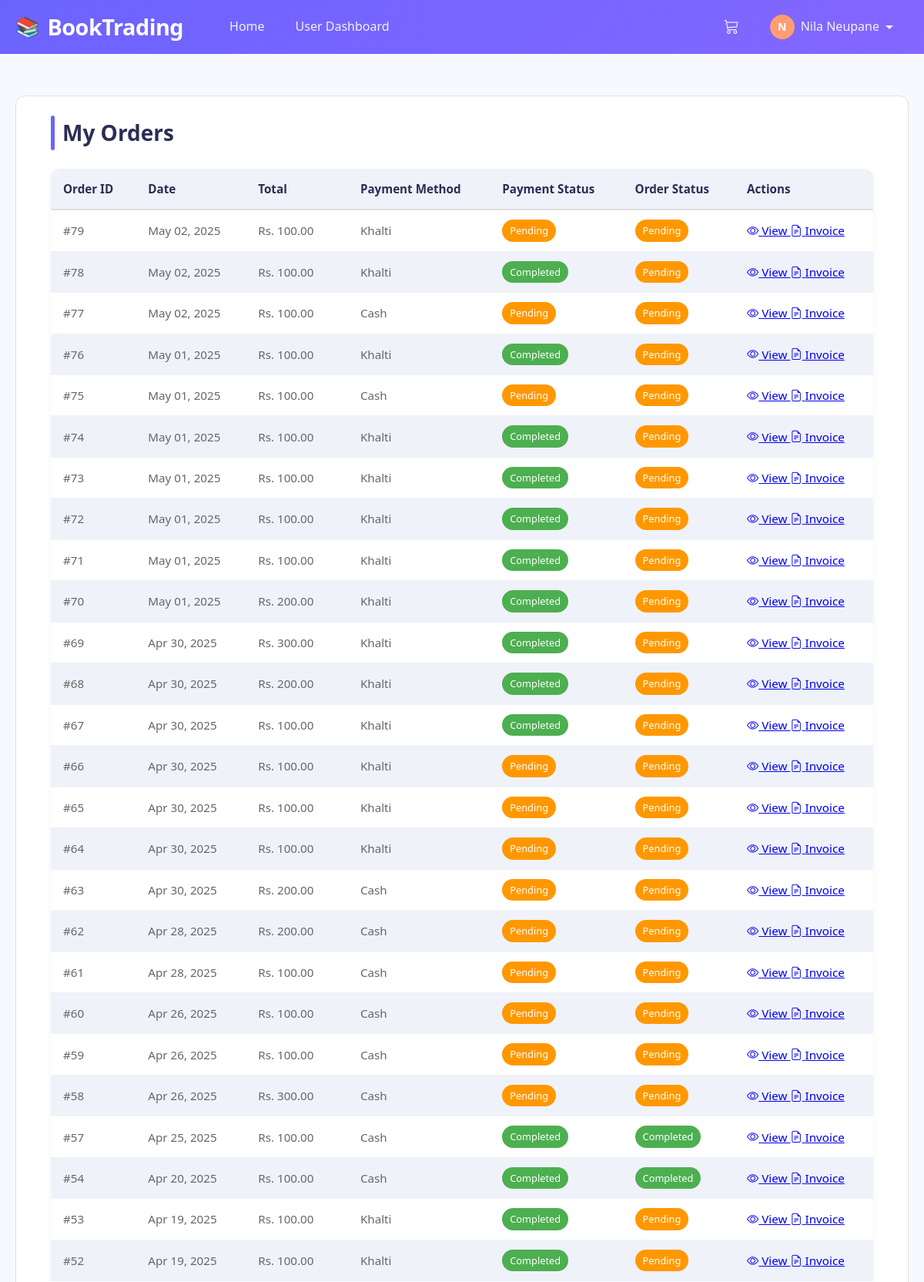
Page /user/orders.php (signed in, upper part) on the committed database.
### tables this page shows
CREATE TABLE `orders` (
  `id` int(11) NOT NULL,
  `purchase_order_id` varchar(255) DEFAULT NULL,
  `user_id` int(11) NOT NULL,
  `total_amount` decimal(10,2) NOT NULL,
  `payment_method` enum('cash','khalti') NOT NULL,
  `payment_status` enum('pending','completed','failed') DEFAULT 'pending',
  `status` enum('pending','processing','completed','cancelled') DEFAULT 'pending',
  `created_at` timestamp NOT NULL DEFAULT current_timestamp(),
  `transaction_id` varchar(255) DEFAULT NULL
);

### includes/functions.php (called while the page is built, shortened)
<?php
function getUserOrders($userId) {
    global $conn;
    $query = "SELECT * FROM orders WHERE user_id = '$userId' ORDER BY created_at DESC";
    $result = mysqli_query($conn, $query);
    $orders = [];
    while ($row = mysqli_fetch_assoc($result)) {
        $orders[] = $row;
    }
    return $orders;
}
?>

### user/orders.php (the view, shortened to what this page needs)
<?php
$relativePath = '../';
require_once $relativePath . 'includes/header.php';
$userId = $_SESSION['user_id'];
$orders = getUserOrders($userId);
?>
<div class="orders-container">
    <h2 class="orders-title">My Orders</h2>
    <?php if (empty($orders)): ?>
        <div class="empty-message">You haven't placed any orders yet.</div>
    <?php else: ?>
        <div class="table-wrapper">
            <table class="orders-table">
                <thead>
                    <tr>
                        <th>Order ID</th>
                        <th>Date</th>
                        <th>Total</th>
                        <th>Payment Method</th>
                        <th>Payment Status</th>
                        <th>Order Status</th>
                        <th>Actions</th>
                    </tr>
                </thead>
                <tbody>
                    <?php foreach ($orders as $order): ?>
                        <tr>
                            <td data-label="Order ID">#<?php echo $order['id']; ?></td>
                            <td data-label="Date"><?php echo date('M d, Y', strtotime($order['created_at'])); ?></td>
                            <td data-label="Total">Rs. <?php echo number_format($order['total_amount'], 2); ?></td>
                            <td data-label="Payment Method"><?php echo ucfirst($order['payment_method']); ?></td>
                            <td data-label="Payment Status">
                                <span class="status-badge status-<?php echo $order['payment_status'] === 'completed' ? 'success' : ($order['payment_status'] === 'pending' ? 'warning' : 'danger'); ?>">
                                    <?php echo ucfirst($order['payment_status']); ?>
                                </span>
                            </td>
                            <td data-label="Order Status">
                                <span class="status-badge status-<?php echo $order['status'] === 'completed' ? 'success' : ($order['status'] === 'pending' ? 'warning' : ($order['status'] === 'cancelled' ? 'danger' : 'info')); ?>">
                                    <?php echo ucfirst($order['status']); ?>
                                </span>
                            </td>
                            <td data-label="Actions">
                                <a href="<?php echo $relativePath; ?>payment_success.php?order_id=<?php echo $order['id']; ?>&status=success" class="action-button view-button">
                                    <i class="bi bi-eye"></i> View
                                </a>
                                <a href="<?php echo $relativePath; ?>invoice.php?id=<?php echo $order['id']; ?>" class="action-button invoice-button">
                                    <i class="bi bi-file-earmark-text"></i> Invoice
                                </a>
                            </td>
                        </tr>
                    <?php endforeach; ?>
                </tbody>
            </table>
        </div>
    <?php endif; ?>
</div>
<?php require_once $relativePath . 'includes/footer.php'; ?>

### assets/css/style.css (style rules this page uses)
body { font-family: 'Segoe UI', Tahoma, Geneva, Verdana, sans-serif; background-color: #f8f9fa; }

### includes/header.php (style rules this page uses)
:root { --primary-color: #6c63ff; --secondary-color: #ff9d72; --accent-color: #ff6584; --success-color: #4caf50; --light-color: #f8f9ff; --dark-color: #2c2c54; --gray-light: #f0f2f9; --gray-medium: #e0e0e0; --gray-dark: #a0a0a0; --text-primary: #333333; --text-secondary: #666666; --font-primary: 'Poppins', 'Segoe UI', Tahoma, sans-serif; --radius: 12px; --radius-sm: 6px; --transition: all 0.3s ease; }
* { box-sizing: border-box; margin: 0; padding: 0; }
body { font-family: var(--font-primary); line-height: 1.6; color: var(--text-primary); background-color: var(--light-color); min-height: 100vh; }

### user/orders.php (style rules this page uses)
:root { --primary-color: #6c63ff; --primary-dark: #5652db; --secondary-color: #ff9d72; --success-color: #4caf50; --warning-color: #ff9800; --danger-color: #f44336; --info-color: #2196f3; --light-color: #f8f9ff; --dark-color: #2c2c54; --gray-light: #f0f2f9; --gray-medium: #e0e0e0; --gray-dark: #a0a0a0; --text-primary: #333333; --text-secondary: #666666; --shadow-sm: 0 2px 8px rgba(0, 0, 0, 0.05); --radius: 12px; --radius-sm: 6px; --transition: all 0.3s ease; }
.orders-container { max-width: 1200px; margin: 0 auto; padding: 0 20px; }
.orders-title { color: var(--dark-color); margin-bottom: 1.5rem; font-size: 1.75rem; font-weight: 600; position: relative; padding-left: 15px; }
.orders-title::before { content: ""; position: absolute; left: 0; top: 0; height: 100%; width: 5px; background-color: var(--primary-color); border-radius: 3px; }
.table-wrapper { overflow-x: auto; border-radius: var(--radius); box-shadow: var(--shadow-sm); margin-bottom: 25px; }
.orders-table { width: 100%; border-collapse: collapse; white-space: nowrap; font-size: 0.95rem; background-color: white; }
.orders-table thead { background-color: var(--gray-light); }
.orders-table th { text-align: left; padding: 14px 16px; font-weight: 600; color: var(--dark-color); border-bottom: 2px solid var(--gray-medium); }
.orders-table td { padding: 12px 16px; border-bottom: 1px solid var(--gray-light); color: var(--text-secondary); }
.orders-table tbody tr:nth-child(even) { background-color: var(--gray-light); }
.status-badge { display: inline-block; padding: 4px 10px; border-radius: 30px; font-size: 0.8rem; font-weight: 500; text-transform: capitalize; color: white; }
.status-success { background-color: var(--success-color); }
.status-warning { background-color: var(--warning-color); }

### includes/footer.php (style rules this page uses)
html, body { height: 100%; }
body { display: flex; flex-direction: column; min-height: 100vh; }

### rows in the picture
orders: id "79", created_at "May 02, 2025", total_amount "100.00", payment_method "Khalti", payment_status "Pending", status "Pending"
orders: id "78", created_at "May 02, 2025", total_amount "100.00", payment_method "Khalti", payment_status "Completed", status "Pending"
orders: id "77", created_at "May 02, 2025", total_amount "100.00", payment_method "Cash", payment_status "Pending", status "Pending"
orders: id "76", created_at "May 01, 2025", total_amount "100.00", payment_method "Khalti", payment_status "Completed", status "Pending"
orders: id "75", created_at "May 01, 2025", total_amount "100.00", payment_method "Cash", payment_status "Pending", status "Pending"
orders: id "74", created_at "May 01, 2025", total_amount "100.00", payment_method "Khalti", payment_status "Completed", status "Pending"
orders: id "73", created_at "May 01, 2025", total_amount "100.00", payment_method "Khalti", payment_status "Completed", status "Pending"
orders: id "72", created_at "May 01, 2025", total_amount "100.00", payment_method "Khalti", payment_status "Completed", status "Pending"
orders: id "71", created_at "May 01, 2025", total_amount "100.00", payment_method "Khalti", payment_status "Completed", status "Pending"
orders: id "70", created_at "May 01, 2025", total_amount "200.00", payment_method "Khalti", payment_status "Completed", status "Pending"
orders: id "69", created_at "Apr 30, 2025", total_amount "300.00", payment_method "Khalti", payment_status "Completed", status "Pending"
orders: id "68", created_at "Apr 30, 2025", total_amount "200.00", payment_method "Khalti", payment_status "Completed", status "Pending"
orders: id "67", created_at "Apr 30, 2025", total_amount "100.00", payment_method "Khalti", payment_status "Completed", status "Pending"
orders: id "66", created_at "Apr 30, 2025", total_amount "100.00", payment_method "Khalti", payment_status "Pending", status "Pending"
orders: id "65", created_at "Apr 30, 2025", total_amount "100.00", payment_method "Khalti", payment_status "Pending", status "Pending"
orders: id "64", created_at "Apr 30, 2025", total_amount "100.00", payment_method "Khalti", payment_status "Pending", status "Pending"
orders: id "63", created_at "Apr 30, 2025", total_amount "200.00", payment_method "Cash", payment_status "Pending", status "Pending"
orders: id "62", created_at "Apr 28, 2025", total_amount "200.00", payment_method "Cash", payment_status "Pending", status "Pending"
orders: id "61", created_at "Apr 28, 2025", total_amount "100.00", payment_method "Cash", payment_status "Pending", status "Pending"
orders: id "60", created_at "Apr 26, 2025", total_amount "100.00", payment_method "Cash", payment_status "Pending", status "Pending"
orders: id "59", created_at "Apr 26, 2025", total_amount "100.00", payment_method "Cash", payment_status "Pending", status "Pending"
orders: id "58", created_at "Apr 26, 2025", total_amount "300.00", payment_method "Cash", payment_status "Pending", status "Pending"
orders: id "57", created_at "Apr 25, 2025", total_amount "100.00", payment_method "Cash", payment_status "Completed", status "Completed"
orders: id "54", created_at "Apr 20, 2025", total_amount "100.00", payment_method "Cash", payment_status "Completed", status "Completed"
orders: id "53", created_at "Apr 19, 2025", total_amount "100.00", payment_method "Khalti", payment_status "Completed", status "Pending"
orders: id "52", created_at "Apr 19, 2025", total_amount "100.00", payment_method "Khalti", payment_status "Completed", status "Pending"

### other values in the picture
substr($_SESSION['user_name'], 0, 1) "N"
$_SESSION['user_name'] "Nila Neupane"
